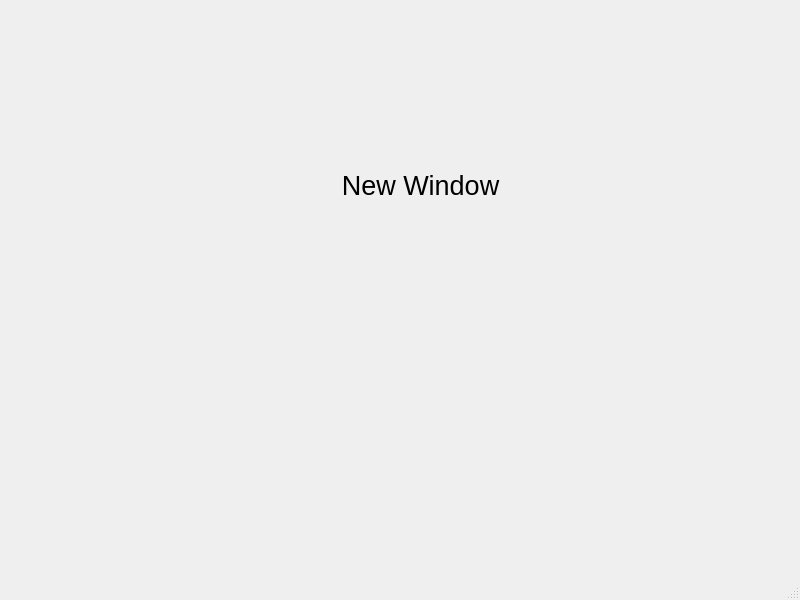
<?xml version="1.0" encoding="UTF-8"?>
<ui version="4.0">
 <class>MainWindow</class>
 <widget class="QMainWindow" name="MainWindow">
  <property name="geometry">
   <rect>
    <x>0</x>
    <y>0</y>
    <width>800</width>
    <height>600</height>
   </rect>
  </property>
  <property name="windowTitle">
   <string>MainWindow</string>
  </property>
  <widget class="QWidget" name="centralwidget">
   <widget class="QLabel" name="label">
    <property name="geometry">
     <rect>
      <x>160</x>
      <y>70</y>
      <width>521</width>
      <height>231</height>
     </rect>
    </property>
    <property name="font">
     <font>
      <pointsize>20</pointsize>
     </font>
    </property>
    <property name="text">
     <string>New Window</string>
    </property>
    <property name="alignment">
     <set>Qt::AlignCenter</set>
    </property>
   </widget>
  </widget>
  <widget class="QMenuBar" name="menubar">
   <property name="geometry">
    <rect>
     <x>0</x>
     <y>0</y>
     <width>800</width>
     <height>26</height>
    </rect>
   </property>
  </widget>
  <widget class="QStatusBar" name="statusbar"/>
 </widget>
 <resources/>
 <connections/>
</ui>
